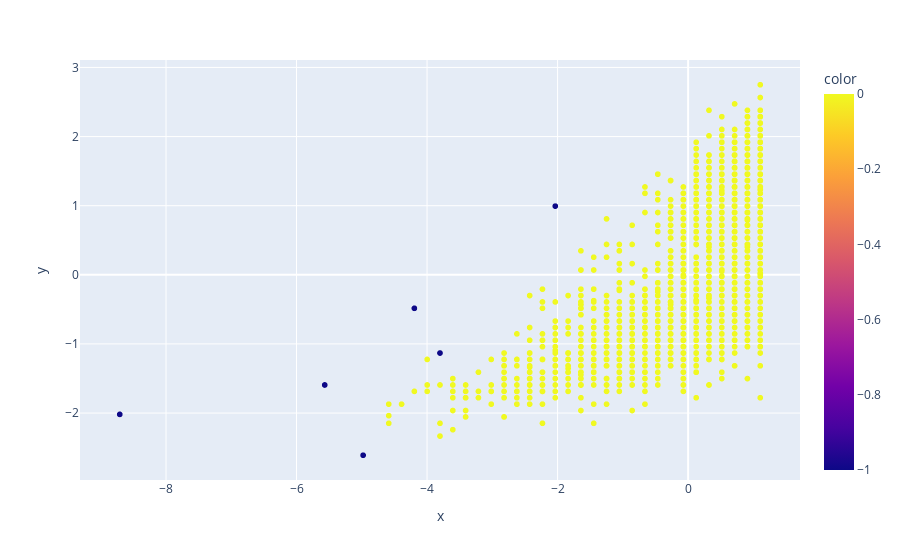

The code cell stored with this chart in its notebook:
### Code cell
fig = px.scatter(x = ideb_17["Tx Aprovacao_T"], y = ideb_17["IDEB_T"], 
                color = ideb_17["dbscan"])

fig.show()

### Figure 1 — Plotly figure (JSON) as saved in the notebook; plotly's stock layout.template omitted (floating-point values rounded to 4 significant figures; data arrays with more than 128 entries replaced by an {"elided": "..."} marker saying what was removed)
{"data": [{"hovertemplate": "x=%{x}<br>y=%{y}<br>color=%{marker.color}<extra></extra>", "legendgroup": "", "marker": {"color": {"elided": "2398 int values"}, "coloraxis": "coloraxis", "symbol": "circle"}, "mode": "markers", "name": "", "showlegend": false, "type": "scattergl", "x": {"elided": "2398 float values"}, "xaxis": "x", "y": {"elided": "2398 float values"}, "yaxis": "y"}], "layout": {"coloraxis": {"colorbar": {"title": {"text": "color"}}, "colorscale": [[0, "#0d0887"], [0.1111, "#46039f"], [0.2222, "#7201a8"], [0.3333, "#9c179e"], [0.4444, "#bd3786"], [0.5556, "#d8576b"], [0.6667, "#ed7953"], [0.7778, "#fb9f3a"], [0.8889, "#fdca26"], [1, "#f0f921"]]}, "legend": {"tracegroupgap": 0}, "margin": {"t": 60}, "xaxis": {"anchor": "y", "domain": [0, 1], "title": {"text": "x"}}, "yaxis": {"anchor": "x", "domain": [0, 1], "title": {"text": "y"}}}}
